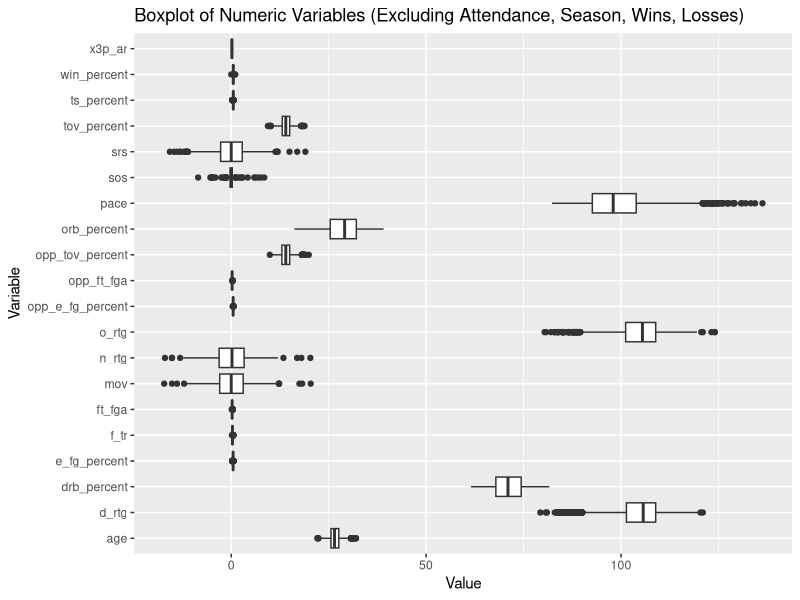
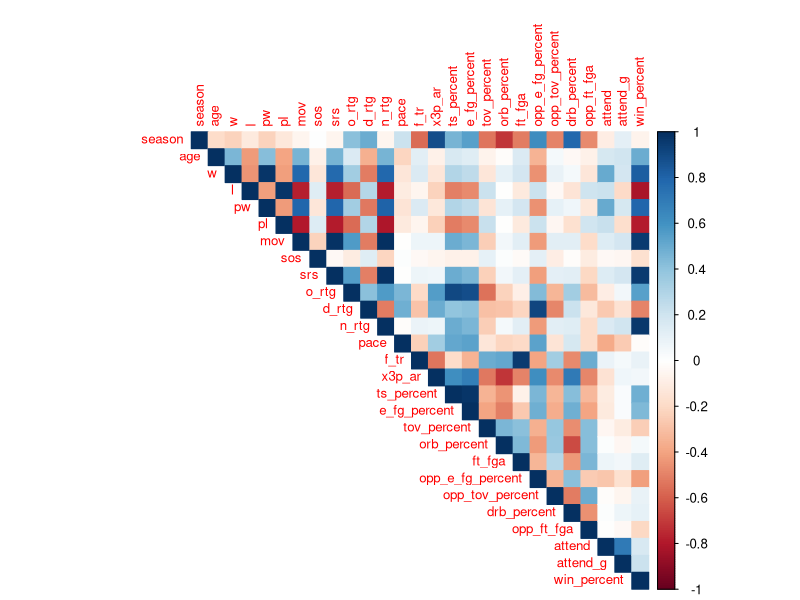
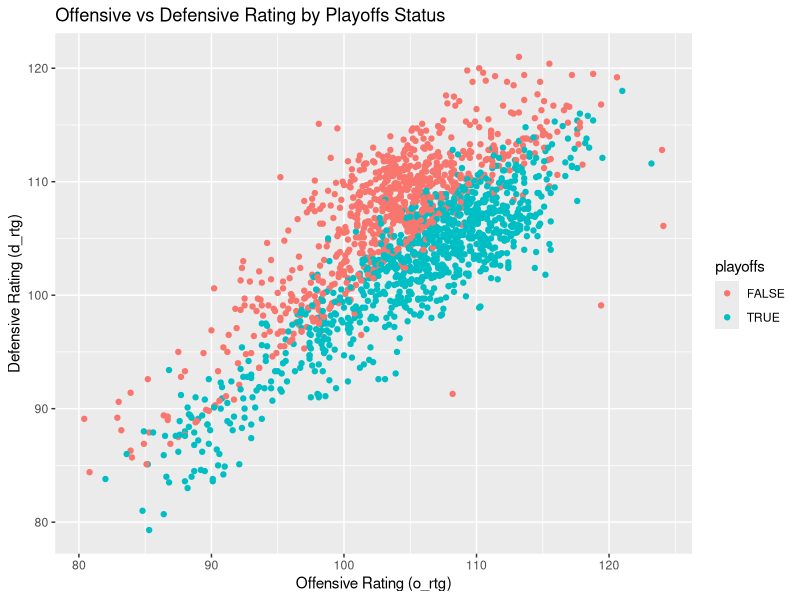
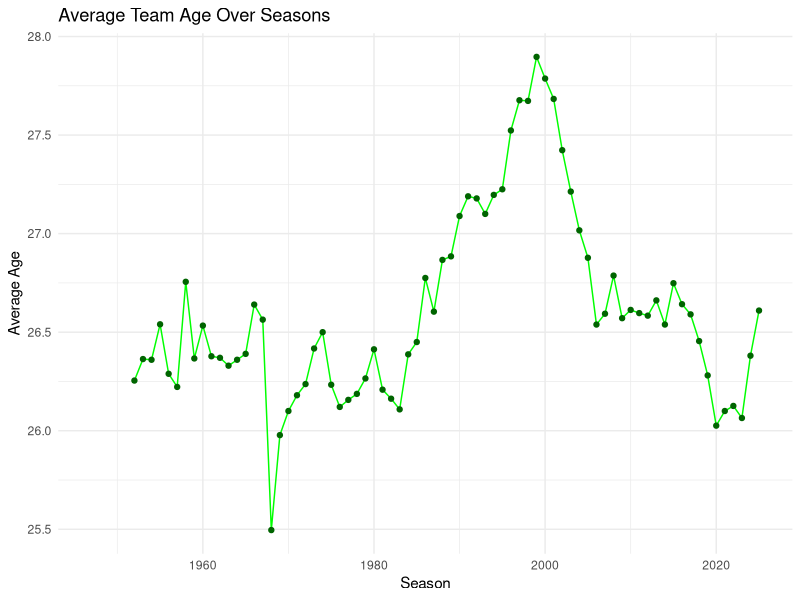
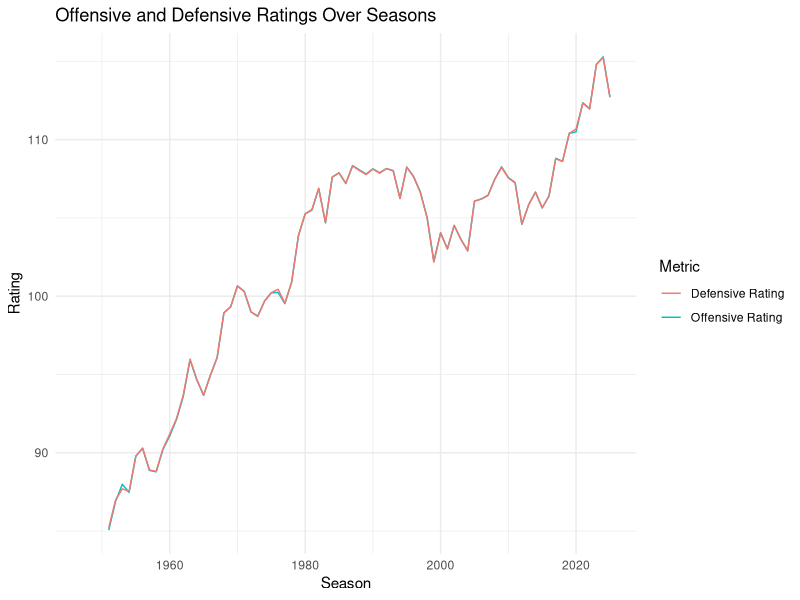
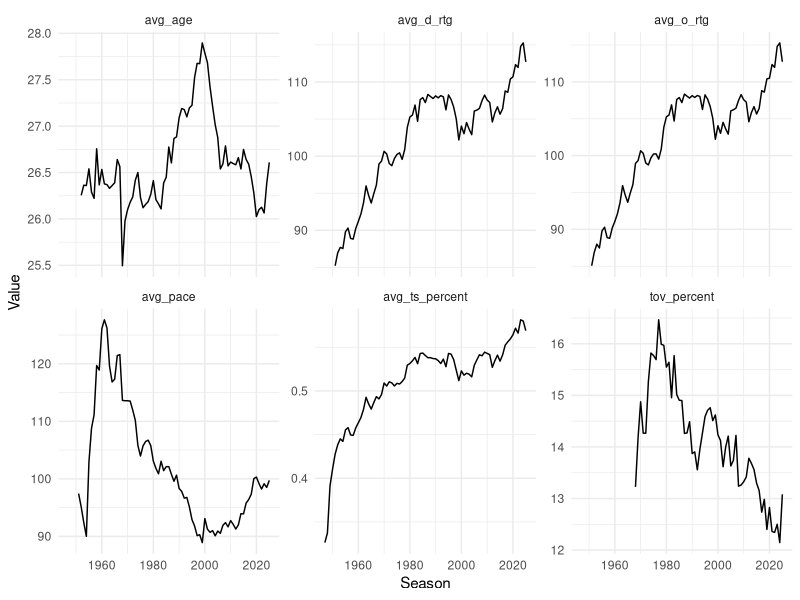
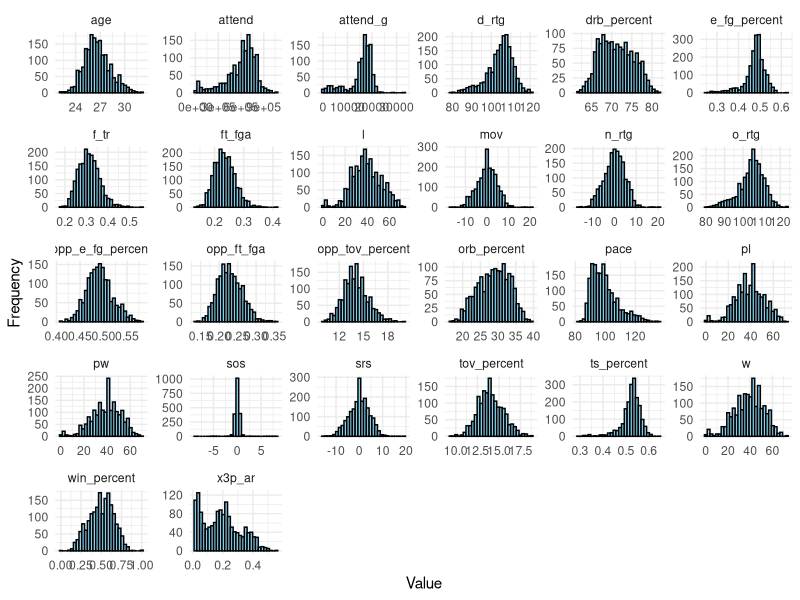
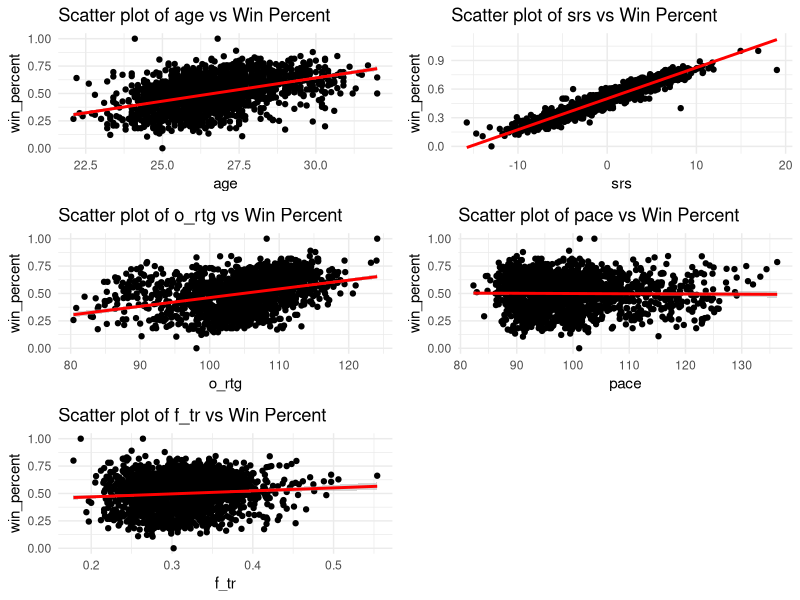

These charts were generated, in order, by the following R code:
# Load necessary libraries
library(tidyverse)
library(corrplot)
library(tidyr)

# Import CSV file
team_data <- read.csv("Team Summaries.csv")

# Assuming team_data has columns 'w' for wins and 'l' for losses
team_data <- team_data %>%
  mutate(win_percent = w / (w + l))

# Display the first few rows of the data
head(team_data)

# Data summary to get an overview
summary(team_data)

# Correlation matrix
# Select only numeric columns for correlation analysis
numeric_cols <- team_data %>%select_if(is.numeric)

# Select numeric columns, excluding large attributes
numeric_cols_excl <- team_data %>% select(-w, -l, -pw, -pl, -season, -attend, -attend_g) %>% select_if(is.numeric)

# Reshape data for plotting
numeric_data <- gather(numeric_cols_excl, key = "Variable", value = "Value")

# Plot boxplots for each numeric column
ggplot(numeric_data, aes(x = Variable, y = Value)) +
  geom_boxplot() +
  coord_flip() + # Rotate for readability
  labs(title = "Boxplot of Numeric Variables (Excluding Attendance, Season, Wins, Losses)", x = "Variable", y = "Value")

# Calculate the correlation matrix
cor_matrix <- cor(numeric_cols, use = "complete.obs")

# Plot the correlation matrix
corrplot(cor_matrix, method = "color", type = "upper", tl.cex = 0.8, 
         mar=c(0,0,1,0))

# Visual exploration: scatter plot of offensive rating vs. defensive rating
ggplot(team_data, aes(x = o_rtg, y = d_rtg, color = playoffs)) +
  geom_point() +
  labs(title = "Offensive vs Defensive Rating by Playoffs Status",
       x = "Offensive Rating (o_rtg)",
       y = "Defensive Rating (d_rtg)")

# Hypothesis test example: Are playoff teams older on average?
playoff_age <- team_data %>%
  filter(playoffs == 1) %>%
  pull(age)

non_playoff_age <- team_data %>%
  filter(playoffs == 0) %>%
  pull(age)

t.test(playoff_age, non_playoff_age, alternative = "two.sided")


# Save the summary table to a CSV
summary_table <- summary(team_data)
write.csv(summary_table, "Team_Summaries_Summary.csv")

library(ggplot2)
library(dplyr)

# Calculate the average age for each season
age_by_season <- team_data %>%
  group_by(season) %>%
  summarise(avg_age = mean(age, na.rm = TRUE))

# Plot the average age over time
ggplot(age_by_season, aes(x = season, y = avg_age)) +
  geom_line(color = "green") +
  geom_point(color = "darkgreen") +
  labs(title = "Average Team Age Over Seasons",
       x = "Season",
       y = "Average Age") +
  theme_minimal()


# Calculate average offensive and defensive ratings for each season
ratings_by_season <- team_data %>%
  group_by(season) %>%
  summarise(avg_o_rtg = mean(o_rtg, na.rm = TRUE),
            avg_d_rtg = mean(d_rtg, na.rm = TRUE))

# Plot offensive and defensive ratings over time
ggplot(ratings_by_season, aes(x = season)) +
  geom_line(aes(y = avg_o_rtg, color = "Offensive Rating")) +
  geom_line(aes(y = avg_d_rtg, color = "Defensive Rating")) +
  labs(title = "Offensive and Defensive Ratings Over Seasons",
       x = "Season",
       y = "Rating",
       color = "Metric") +
  theme_minimal()

# Select attributes to visualize over time
attributes <- team_data %>%
  group_by(season) %>%
  summarise(avg_age = mean(age, na.rm = TRUE),
            avg_o_rtg = mean(o_rtg, na.rm = TRUE),
            avg_d_rtg = mean(d_rtg, na.rm = TRUE),
            avg_pace = mean(pace, na.rm = TRUE),
            avg_ts_percent = mean(ts_percent, na.rm = TRUE),
            tov_percent = mean(tov_percent, na.rm = TRUE))

# Reshape data for faceting
attributes_long <- attributes %>%
  pivot_longer(cols = -season, names_to = "Attribute", values_to = "Value")

# Plot with faceting
ggplot(attributes_long, aes(x = season, y = Value)) +
  geom_line() +
  facet_wrap(~ Attribute, scales = "free_y") +
  labs(x = "Season",
       y = "Value") +
  theme_minimal()


library(tidyr)
# Convert the data to long format
team_data_long <- team_data %>%
  pivot_longer(cols = -c(season, lg, team, abbreviation, playoffs, arena),  # Exclude categorical columns
               names_to = "attribute", values_to = "value") %>%
  drop_na(value)  # Remove NAs for plotting

# 1. Histogram for each attribute
ggplot(team_data_long, aes(x = value)) +
  geom_histogram(bins = 30, fill = "skyblue", color = "black") +
  facet_wrap(~ attribute, scales = "free") +
  theme_minimal() +
  labs(x = "Value", y = "Frequency")

#######################TO show if data is approximately linear ##############
####Test for suitability of Linear Regression ################
# Load necessary libraries
library(ggplot2)
library(corrplot)

# Plot each feature against win_percent to visually check linearity
# Selecting a subset of features for visualization
features_to_plot <- c("age", "srs", "o_rtg", "pace", "f_tr")

# Create a list of plots
plots <- lapply(features_to_plot, function(f) {
  ggplot(team_data, aes_string(x = f, y = "win_percent")) + 
    geom_point() + 
    geom_smooth(method = "lm", col = "red") + 
    theme_minimal() +
    ggtitle(paste("Scatter plot of", f, "vs Win Percent"))
})

# Display all plots together
library(gridExtra)
grid.arrange(grobs = plots, ncol = 2)

# Now, fit a linear regression model and plot residuals
lm_model <- lm(win_percent ~ age + srs + o_rtg + pace + f_tr, data = team_data)

# Residual vs Fitted plot
ggplot(data.frame(fitted = fitted(lm_model), residuals = residuals(lm_model)), 
       aes(x = fitted, y = residuals)) +
  geom_point() +
  geom_hline(yintercept = 0, linetype = "dashed", color = "red") +
  theme_minimal() +
  ggtitle("Residuals vs Fitted values (Linear Regression Model)")
## indicates linearity it seems like. 
# residual doesnt change with fitted values, and the spread is even
#https://stats.stackexchange.com/questions/76226/interpreting-the-residuals-vs-fitted-values-plot-for-verifying-the-assumptions

# QQ plot of residuals to check for normality
qqnorm(residuals(lm_model))
qqline(residuals(lm_model), col = "red")

# Histogram of residuals
ggplot(data.frame(residuals = residuals(lm_model)), aes(x = residuals)) + 
  geom_histogram(binwidth = 0.02, fill = "blue", color = "black", alpha = 0.7) +
  theme_minimal() + 
  ggtitle("Histogram of Residuals")

####Test for suitability of Linear Regression ################